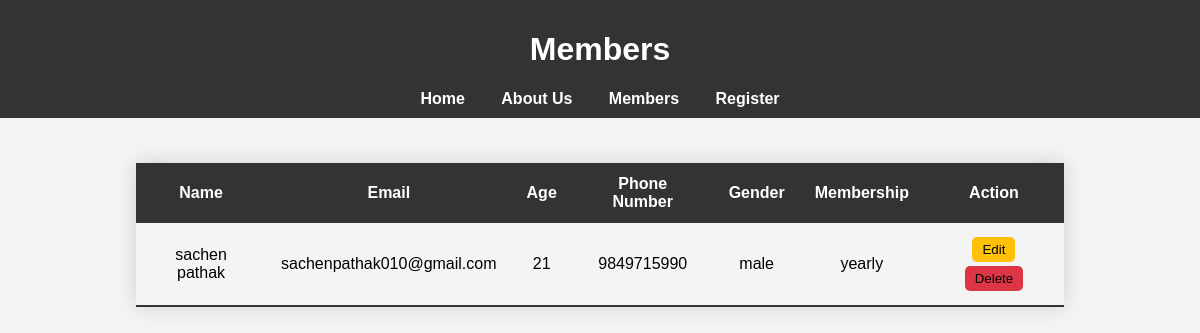
Before: /members/ with the older database file.
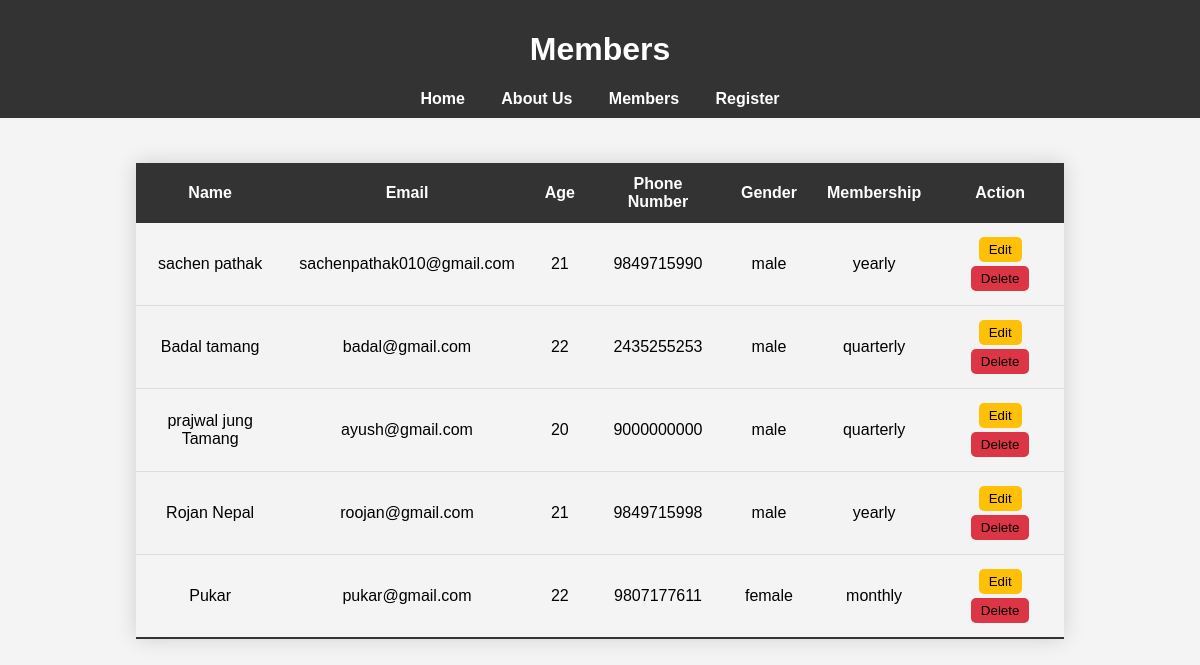
After: the same page with the newer database file.
### gymapp/models.py (models this page shows, shortened)
class Todo(models.Model):
    name = models.CharField(max_length=50)
    email = models.EmailField(max_length=254, null=True, blank=True)
    age = models.IntegerField(default=18)
    phone = models.CharField(max_length=15)
    gender = models.CharField(max_length=10)
    membership = models.CharField(max_length=20)

### gymapp/views.py (the view)
# urls.py: path('members/', members,name='members'),
def members(request):
    page = "Members"
    todo_objs = Todo.objects.all()
    context = {
        "Todos": todo_objs,
        "page": page,
    }
    return render(request, "members.html", context)

### Template/members.html (shortened to what this page needs)
{% load static %}
<!DOCTYPE html>
<html lang="en">
  <head>
    <link rel="stylesheet" href=" {% static 'css/style.css' %} " />
  </head>
  <body>
    {% include "navbar.html" %}
    <div class="table-container">
      <table class="styled-table">
        <thead>
          <tr>
            <th scope="col">Name</th>
            <th scope="col">Email</th>
            <th scope="col">Age</th>
            <th scope="col">Phone Number</th>
            <th scope="col">Gender</th>
            <th scope="col">Membership</th>
            <th scope="col">Action</th>
          </tr>
        </thead>
        <tbody>
          {% for Todo in Todos %}
          <tr>
            <td>{{Todo.name}}</td>
            <td>{{Todo.email}}</td>
            <td>{{Todo.age}}</td>
            <td>{{Todo.phone}}</td>
            <td>{{Todo.gender}}</td>
            <td>{{Todo.membership}}</td>
            <td>
              <a href="{% url 'edit' pk=Todo.id %}">
                <button type="button" class="btn btn-warning">Edit</button>
              </a>
              <a href="{% url 'delete' pk=Todo.id %}">
                <button type="button" class="btn btn-danger">Delete</button>
              </a>
            </td>
          </tr>
          {% endfor %}
        </tbody>
      </table>
    </div>
    <br />
  </body>
</html>

### Template/navbar.html
<div class="header">
    <h1> {{ page }} </h1>
    <nav class="nav">
        <a href="/">Home</a>
        <a href="/about">About Us</a>
        <a href="/members">Members</a>
        <a href="/create">Register</a>
    </nav>
</div>

### static/css/style.css (style rules this page uses)
body { font-family: Arial, sans-serif; background-color: #f4f4f4; margin: 0; padding: 0; }
.header { background-color: #333; color: #fff; padding: 10px 0; text-align: center; }
.nav { margin-top: 0.5em; }
.nav a { color: white; text-decoration: none; margin: 0 1em; font-weight: bold; }
.table-container { display: flex; justify-content: center; }
.btn-warning { background-color: #ffc107; border-color: #ffc107; }
.btn-danger { background-color: #dc3545; border-color: #dc3545; }
.table-container { display: flex; justify-content: center; padding: 20px; }
.styled-table { width: 80%; border-collapse: collapse; margin: 25px 0; font-size: 1em; min-width: 400px; box-shadow: 0 0 20px rgba(0, 0, 0, 0.15); }
.styled-table thead tr { background-color: #333; color: #ffffff; text-align: left; }
.styled-table th, .styled-table td { padding: 12px 15px; text-align: center; }
.styled-table tbody tr { border-bottom: 1px solid #dddddd; }
.styled-table tbody tr:nth-of-type(even) { background-color: #f3f3f3; }
.styled-table tbody tr:last-of-type { border-bottom: 2px solid #333; }
.btn { padding: 5px 10px; border: none; cursor: pointer; border-radius: 5px; margin: 2px; }

Changed rows visible on the page:
added Todo: name "Badal tamang", email "badal@gmail.com", age "22", phone "2435255253", gender "male", membership "quarterly"
added Todo: name "prajwal jung Tamang", email "ayush@gmail.com", age "20", phone "9000000000", gender "male", membership "quarterly"
added Todo: name "Rojan Nepal", email "roojan@gmail.com", age "21", phone "9849715998", gender "male", membership "yearly"
added Todo: name "Pukar", email "pukar@gmail.com", age "22", phone "9807177611", gender "female", membership "monthly"
